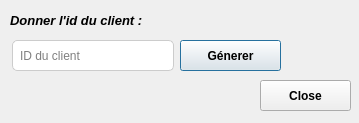
<?xml version="1.0" encoding="UTF-8"?>
<ui version="4.0">
 <class>promo</class>
 <widget class="QDialog" name="promo">
  <property name="geometry">
   <rect>
    <x>0</x>
    <y>0</y>
    <width>359</width>
    <height>123</height>
   </rect>
  </property>
  <property name="windowTitle">
   <string>Dialog</string>
  </property>
  <widget class="QPushButton" name="recherche">
   <property name="geometry">
    <rect>
     <x>180</x>
     <y>40</y>
     <width>101</width>
     <height>31</height>
    </rect>
   </property>
   <property name="font">
    <font>
     <weight>75</weight>
     <bold>true</bold>
    </font>
   </property>
   <property name="styleSheet">
    <string notr="true"/>
   </property>
   <property name="text">
    <string>Génerer</string>
   </property>
  </widget>
  <widget class="QLabel" name="label">
   <property name="geometry">
    <rect>
     <x>10</x>
     <y>10</y>
     <width>151</width>
     <height>21</height>
    </rect>
   </property>
   <property name="font">
    <font>
     <pointsize>10</pointsize>
     <weight>75</weight>
     <italic>true</italic>
     <bold>true</bold>
    </font>
   </property>
   <property name="text">
    <string>Donner l'id du client :</string>
   </property>
  </widget>
  <widget class="QLineEdit" name="lineEdit_recherche">
   <property name="geometry">
    <rect>
     <x>12</x>
     <y>40</y>
     <width>162</width>
     <height>31</height>
    </rect>
   </property>
   <property name="styleSheet">
    <string notr="true">QLineEdit {
    border: 1px solid #ccc; /* Border color */
    border-radius: 5px; /* Rounded corners */
    padding: 5px; /* Space inside the line edit */
    background-color: white; /* Background color */
    selection-background-color: lightblue; /* Background color of selected text */
    selection-color: black; /* Text color of selected text */
    min-width: 150px; /* Minimum width of the line edit */
}

QLineEdit:focus {
    border-color: #3498db; /* Border color when focused */
    box-shadow: 0 0 5px #3498db; /* Shadow when focused */
}

QLineEdit::placeholder {
    color: #999; /* Placeholder text color */
}

QLineEdit::hover {
    border-color: #aaa; /* Border color on hover */
}
</string>
   </property>
   <property name="placeholderText">
    <string>ID du client</string>
   </property>
  </widget>
  <widget class="QPushButton" name="close">
   <property name="geometry">
    <rect>
     <x>260</x>
     <y>80</y>
     <width>91</width>
     <height>31</height>
    </rect>
   </property>
   <property name="font">
    <font>
     <weight>75</weight>
     <bold>true</bold>
    </font>
   </property>
   <property name="styleSheet">
    <string notr="true"/>
   </property>
   <property name="text">
    <string>Close</string>
   </property>
  </widget>
 </widget>
 <resources/>
 <connections/>
</ui>
